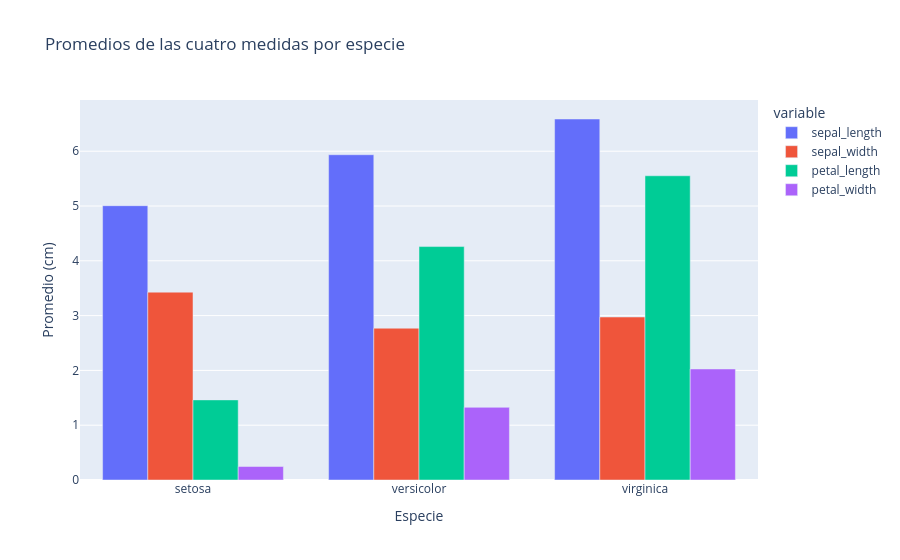

Write notebook code for a chart like this one.
### Code cell
# 6. Comparación de promedios de las cuatro medidas
# Calcula, para cada especie, el promedio de `sepal_length`, `sepal_width`, `petal_length` y `petal_width`.
# Crea un gráfico de barras agrupadas que permita comparar las
# cuatro variables entre especies.

promedios = df.groupby("species", as_index=False)[["sepal_length", "sepal_width", "petal_length", "petal_width"]].mean()
promedios

fig = px.bar(
    promedios,
    x="species",
    y=["sepal_length", "sepal_width", "petal_length", "petal_width"],
    barmode="group",
    title="Promedios de las cuatro medidas por especie",
    labels={"species": "Especie", "value": "Promedio (cm)"}
)

fig.show()

### Figure 1 — Plotly figure (JSON) as saved in the notebook; plotly's stock layout.template omitted (floating-point values rounded to 4 significant figures)
{"data": [{"alignmentgroup": "True", "hovertemplate": "variable=sepal_length<br>Especie=%{x}<br>Promedio (cm)=%{y}<extra></extra>", "legendgroup": "sepal_length", "marker": {"color": "#636efa", "pattern": {"shape": ""}}, "name": "sepal_length", "offsetgroup": "sepal_length", "orientation": "v", "showlegend": true, "textposition": "auto", "type": "bar", "x": ["setosa", "versicolor", "virginica"], "xaxis": "x", "y": [5.006, 5.936, 6.588], "yaxis": "y"}, {"alignmentgroup": "True", "hovertemplate": "variable=sepal_width<br>Especie=%{x}<br>Promedio (cm)=%{y}<extra></extra>", "legendgroup": "sepal_width", "marker": {"color": "#EF553B", "pattern": {"shape": ""}}, "name": "sepal_width", "offsetgroup": "sepal_width", "orientation": "v", "showlegend": true, "textposition": "auto", "type": "bar", "x": ["setosa", "versicolor", "virginica"], "xaxis": "x", "y": [3.428, 2.77, 2.974], "yaxis": "y"}, {"alignmentgroup": "True", "hovertemplate": "variable=petal_length<br>Especie=%{x}<br>Promedio (cm)=%{y}<extra></extra>", "legendgroup": "petal_length", "marker": {"color": "#00cc96", "pattern": {"shape": ""}}, "name": "petal_length", "offsetgroup": "petal_length", "orientation": "v", "showlegend": true, "textposition": "auto", "type": "bar", "x": ["setosa", "versicolor", "virginica"], "xaxis": "x", "y": [1.462, 4.26, 5.552], "yaxis": "y"}, {"alignmentgroup": "True", "hovertemplate": "variable=petal_width<br>Especie=%{x}<br>Promedio (cm)=%{y}<extra></extra>", "legendgroup": "petal_width", "marker": {"color": "#ab63fa", "pattern": {"shape": ""}}, "name": "petal_width", "offsetgroup": "petal_width", "orientation": "v", "showlegend": true, "textposition": "auto", "type": "bar", "x": ["setosa", "versicolor", "virginica"], "xaxis": "x", "y": [0.246, 1.326, 2.026], "yaxis": "y"}], "layout": {"barmode": "group", "legend": {"title": {"text": "variable"}, "tracegroupgap": 0}, "title": {"text": "Promedios de las cuatro medidas por especie"}, "xaxis": {"anchor": "y", "domain": [0, 1], "title": {"text": "Especie"}}, "yaxis": {"anchor": "x", "domain": [0, 1], "title": {"text": "Promedio (cm)"}}}}
